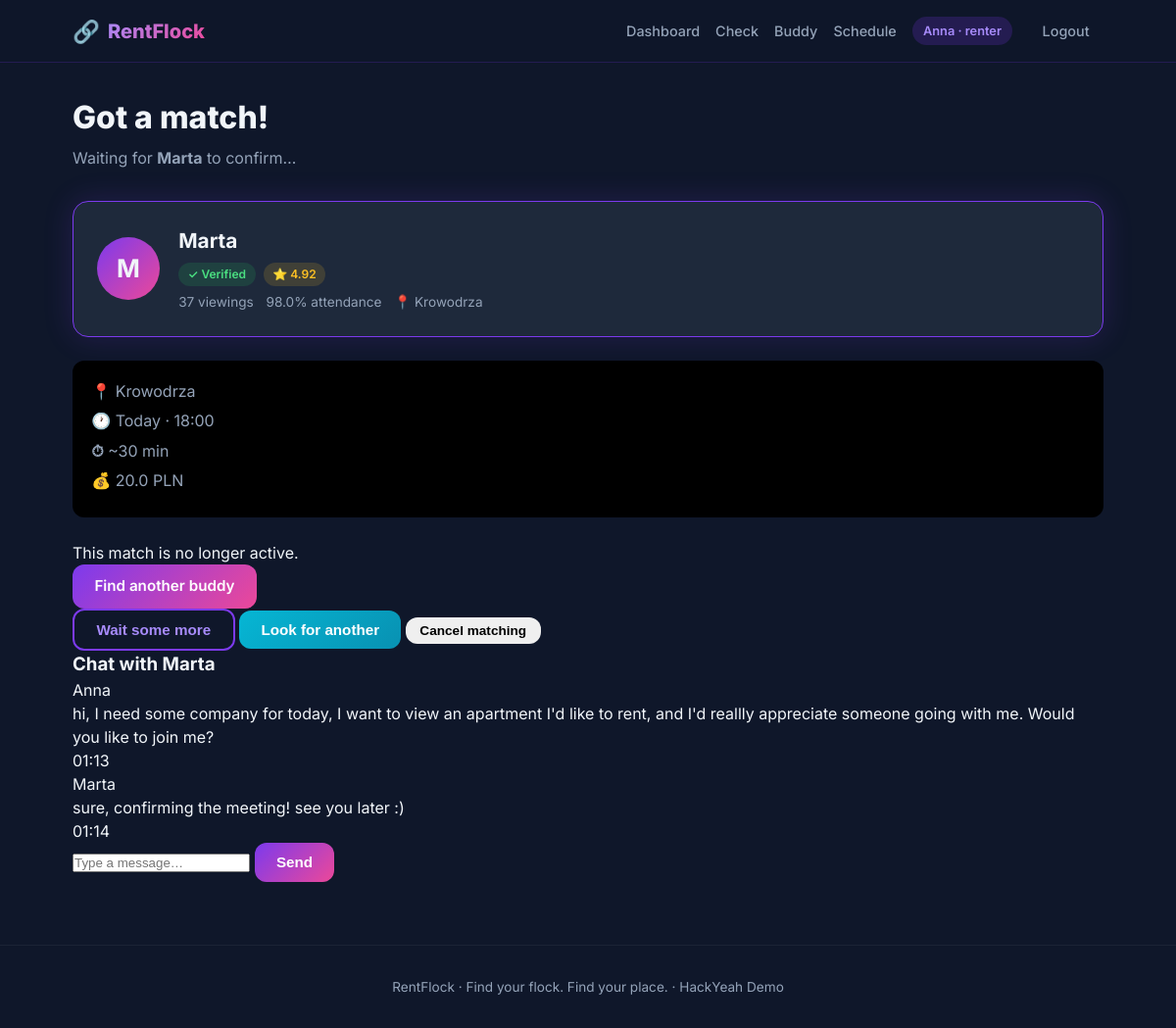
The app's page /waiting/4 (signed in) with its own data.
### database.py (models this page shows)
class User(Base):
    __tablename__ = "users"
    id = Column(Integer, primary_key=True)
    name = Column(String(100), nullable=False)
    email = Column(String(120), unique=True, nullable=False)
    role = Column(String(20), nullable=False)
    verification_status = Column(String(20), default="unverified")
    rating = Column(Float, default=5.0)
    completed_viewings = Column(Integer, default=0)
    attendance_rate = Column(Float, default=100.0)
    neighborhood = Column(String(100), default="")
    available = Column(Boolean, default=True)
    created_at = Column(DateTime, default=datetime.utcnow)
    requests = relationship("BuddyRequest", back_populates="renter", foreign_keys="BuddyRequest.renter_id")
    matches = relationship("Match", back_populates="buddy", foreign_keys="Match.buddy_id")

class BuddyRequest(Base):
    __tablename__ = "buddy_requests"
    id = Column(Integer, primary_key=True)
    renter_id = Column(Integer, ForeignKey("users.id"), nullable=False)
    location = Column(String(200), nullable=False)
    date = Column(String(50), nullable=False)
    time = Column(String(20), nullable=False)
    duration = Column(Integer, default=30)
    reward = Column(Float, default=20.0)
    notes = Column(Text, default="")
    status = Column(String(30), default="open")  # open / pending / matched / completed / cancelled
    created_at = Column(DateTime, default=datetime.utcnow)
    renter = relationship("User", back_populates="requests", foreign_keys=[renter_id])
    match = relationship("Match", back_populates="request", uselist=False)
    report = relationship("ViewingReport", back_populates="request", uselist=False)

class ChatMessage(Base):
    __tablename__ = "chat_messages"
    id = Column(Integer, primary_key=True)
    match_id = Column(Integer, ForeignKey("matches.id"), nullable=False)
    sender_id = Column(Integer, ForeignKey("users.id"), nullable=False)
    content = Column(Text, nullable=False)
    created_at = Column(DateTime, default=datetime.utcnow)
    match = relationship("Match", back_populates="messages")
    sender = relationship("User")

### app.py (the view)
@app.route("/waiting/<int:match_id>")
def waiting(match_id):
    user = get_current_user()
    if not user:
        return redirect(url_for("login"))
    expire_stale_matches(3)
    db = SessionLocal()
    try:
        match = db.query(Match).filter(Match.id == match_id).first()
        if not match or match.request.renter_id != user.id:
            flash("Match not found.", "error")
            return redirect(url_for("dashboard"))
        buddy = db.query(User).filter(User.id == match.buddy_id).first()
        req = match.request
        messages = (
            db.query(ChatMessage)
            .filter(ChatMessage.match_id == match.id)
            .order_by(ChatMessage.created_at.asc())
            .all()
        )
        msg_data = [
            {
                "id": m.id,
                "sender_id": m.sender_id,
                "sender_name": m.sender.name if m.sender else "?",
                "content": m.content,
                "created_at": m.created_at.strftime("%H:%M") if m.created_at else "",
                "is_me": m.sender_id == user.id,
            }
            for m in messages
        ]
        elapsed = (datetime.utcnow() - match.created_at).total_seconds() if match.created_at else 0
        remaining = max(0, 180 - int(elapsed))
        return render_template(
            "waiting.html",
            user=user,
            match=match,
            buddy=buddy,
            request_obj=req,
            messages=msg_data,
            remaining_seconds=remaining,
        )
    finally:
        db.close()

### app.py (called while the page is built)
def get_current_user():
    user_id = session.get("user_id")
    if not user_id:
        return None
    db = SessionLocal()
    try:
        return db.query(User).filter(User.id == user_id).first()
    finally:
        db.close()

### matching.py (called while the page is built)
def expire_stale_matches(minutes: int = 3):
    session = SessionLocal()
    try:
        cutoff = datetime.utcnow() - timedelta(minutes=minutes)
        stale = session.query(Match).filter(
            Match.status == "pending", Match.created_at < cutoff
        ).all()
        for m in stale:
            m.status = "expired"
            if m.request and m.request.status == "pending":
                m.request.status = "open"
        session.commit()
        return len(stale)
    finally:
        session.close()

### templates/waiting.html (shortened to what this page needs)
{% extends "base.html" %}
{% block content %}
<div class="page-header">
    <h1>Got a match!</h1>
    <p>Waiting for <strong>{{ buddy.name }}</strong> to confirm…</p>
</div>
<div class="waiting-layout">
    <div class="waiting-left">
        <div class="buddy-card featured">
            <div class="buddy-avatar">{{ buddy.name[0] }}</div>
            <div class="buddy-info">
                <h3>{{ buddy.name }}</h3>
                <div class="buddy-badges">
                    <span class="badge verified">✓ Verified</span>
                    <span class="badge rating">⭐ {{ buddy.rating }}</span>
                </div>
                <div class="buddy-stats">
                    <span>{{ buddy.completed_viewings }} viewings</span>
                    <span>{{ buddy.attendance_rate }}% attendance</span>
                    <span>📍 {{ buddy.neighborhood }}</span>
                </div>
            </div>
        </div>
        <div class="match-details">
            <p><strong>📍</strong> {{ request_obj.location }}</p>
            <p><strong>🕐</strong> {{ request_obj.date }} · {{ request_obj.time }}</p>
            <p><strong>⏱</strong> ~{{ request_obj.duration }} min</p>
            <p><strong>💰</strong> {{ request_obj.reward }} PLN</p>
        </div>
        <div class="waiting-status" id="waiting-status">
            {% if match.status == 'pending' %}
                <div class="status-pending">
                    <div class="spinner"></div>
                    <p>Wait for confirmation please…</p>
                    <p class="timer" id="timer">{{ remaining_seconds // 60 }}:{{ '%02d' % (remaining_seconds % 60) }}</p>
                </div>
            {% elif match.status == 'confirmed' %}
                <div class="status-confirmed">
                    <p>🎉 {{ buddy.name }} confirmed!</p>
                    <a href="{{ url_for('verify', request_id=request_obj.id) }}" class="btn primary">Open checklist</a>
                    <a href="{{ url_for('chat', match_id=match.id) }}" class="btn secondary">Open chat</a>
                </div>
            {% else %}
                <div class="status-expired">
                    <p>This match is no longer active.</p>
                    <a href="{{ url_for('buddy') }}" class="btn primary">Find another buddy</a>
                </div>
            {% endif %}
        </div>
        <div class="waiting-actions">
            <form method="POST" action="{{ url_for('wait_more', match_id=match.id) }}" style="display:inline">
                <button type="submit" class="btn outline">Wait some more</button>
            </form>
            <form method="POST" action="{{ url_for('rematch', match_id=match.id) }}" style="display:inline">
                <button type="submit" class="btn secondary">Look for another</button>
            </form>
            <form method="POST" action="{{ url_for('cancel_waiting', match_id=match.id) }}" style="display:inline">
                <button type="submit" class="btn-small">Cancel matching</button>
            </form>
        </div>
    </div>
    <div class="waiting-right">
        <div class="chat-box">
            <h3>Chat with {{ buddy.name }}</h3>
            <div class="chat-messages" id="chat-messages">
                {% for m in messages %}
                <div class="chat-msg {% if m.is_me %}me{% else %}them{% endif %}">
                    <div class="chat-bubble">
                        <span class="chat-sender">{{ m.sender_name }}</span>
                        <p>{{ m.content }}</p>
                        <span class="chat-time">{{ m.created_at }}</span>
                    </div>
                </div>
                {% else %}
                <p class="chat-empty">Say hi! Ask if they can make it.</p>
                {% endfor %}
            </div>
            <form method="POST" action="{{ url_for('chat', match_id=match.id) }}" class="chat-form">
                <input type="text" name="content" placeholder="Type a message…" required autocomplete="off">
                <button type="submit" class="btn primary">Send</button>
            </form>
        </div>
    </div>
</div>
{% endblock %}

### templates/base.html (shortened to what this page needs)
<!DOCTYPE html>
<html lang="en">
<head>
    <link rel="stylesheet" href="{{ url_for('static', filename='style.css') }}">
</head>
<body>
    <nav class="navbar">
        <div class="nav-inner">
            <a href="{{ url_for('index') }}" class="logo">
                <span class="logo-icon">🔗</span>
                <span class="logo-text">RentFlock</span>
            </a>
            <div class="nav-links">
                {% if user %}
                    <a href="{{ url_for('dashboard') if user.role == 'renter' else url_for('buddy_dashboard') }}">Dashboard</a>
                    <a href="{{ url_for('check') }}">Check</a>
                    {% if user.role == 'renter' %}
                        <a href="{{ url_for('buddy') }}">Buddy</a>
                    {% endif %}
                    <a href="{{ url_for('schedule') }}">Schedule</a>
                    <span class="user-badge">{{ user.name }} · {{ user.role }}</span>
                    <a href="{{ url_for('logout') }}" class="btn-small">Logout</a>
                {% else %}
                    <a href="{{ url_for('login') }}" class="btn-small">Login</a>
                    <a href="{{ url_for('demo_login', role='renter') }}" class="btn-small primary">Demo Renter</a>
                    <a href="{{ url_for('demo_login', role='buddy') }}" class="btn-small secondary">Demo Buddy</a>
                {% endif %}
            </div>
        </div>
    </nav>
    <main>
        {% block content %}{% endblock %}
    </main>
    <footer class="footer">
        <p>RentFlock · Find your flock. Find your place. · HackYeah Demo</p>
    </footer>
</body>
</html>

### static/style.css (style rules this page uses)
:root { --navy: #0f172a; --purple: #7c3aed; --purple-light: #a78bfa; --pink: #ec4899; --cyan: #06b6d4; --yellow: #fbbf24; --bg: #0f172a; --card: #1e293b; --card-hover: #334155; --text: #f1f5f9; --text-muted: #94a3b8; --success: #22c55e; --warning: #f59e0b; --danger: #ef4444; --radius: 16px; --shadow: 0 8px 32px rgba(0,0,0,0.3); }
* { margin: 0; padding: 0; box-sizing: border-box; }
body { font-family: 'Inter', system-ui, -apple-system, sans-serif; background: var(--bg); color: var(--text); min-height: 100vh; line-height: 1.5; }
.navbar { background: rgba(15, 23, 42, 0.9); backdrop-filter: blur(12px); border-bottom: 1px solid rgba(124, 58, 237, 0.2); position: sticky; top: 0; z-index: 100; }
.nav-inner { max-width: 1100px; margin: 0 auto; padding: 0.9rem 1.5rem; display: flex; align-items: center; justify-content: space-between; gap: 1rem; }
.logo { display: flex; align-items: center; gap: 0.5rem; text-decoration: none; color: var(--text); font-weight: 800; font-size: 1.25rem; }
.logo-icon { font-size: 1.4rem; }
.logo-text { background: linear-gradient(135deg, var(--purple-light), var(--pink)); -webkit-background-clip: text; -webkit-text-fill-color: transparent; background-clip: text; }
.nav-links { display: flex; align-items: center; gap: 1rem; flex-wrap: wrap; }
.nav-links a { color: var(--text-muted); text-decoration: none; font-weight: 500; font-size: 0.9rem; transition: color 0.2s; }
.user-badge { background: rgba(124, 58, 237, 0.2); color: var(--purple-light); padding: 0.3rem 0.7rem; border-radius: 999px; font-size: 0.8rem; font-weight: 600; }
.btn, .btn-small { display: inline-flex; align-items: center; justify-content: center; gap: 0.4rem; padding: 0.7rem 1.4rem; border-radius: 12px; font-weight: 600; font-size: 0.95rem; text-decoration: none; border: none; cursor: pointer; transition: all 0.2s; }
.btn-small { padding: 0.4rem 0.9rem; font-size: 0.85rem; }
.btn.primary, .btn-small.primary { background: linear-gradient(135deg, var(--purple), var(--pink)); color: white; }
.btn.secondary { background: linear-gradient(135deg, var(--cyan), #0891b2); color: white; }
.btn.outline { background: transparent; border: 2px solid var(--purple); color: var(--purple-light); }
main { max-width: 1100px; margin: 0 auto; padding: 2rem 1.5rem 4rem; }
.page-header { margin-bottom: 2rem; }
.page-header h1 { font-size: 2rem; font-weight: 800; margin-bottom: 0.3rem; }
.page-header p { color: var(--text-muted); }
.buddy-card { background: var(--card); border-radius: var(--radius); padding: 1.5rem; display: flex; align-items: center; gap: 1.2rem; text-align: left; border: 1px solid rgba(124, 58, 237, 0.3); margin-bottom: 1.5rem; }
.buddy-card.featured { border-color: var(--purple); box-shadow: 0 0 30px rgba(124, 58, 237, 0.2); }
.buddy-avatar { width: 64px; height: 64px; border-radius: 50%; background: linear-gradient(135deg, var(--purple), var(--pink)); display: flex; align-items: center; justify-content: center; font-size: 1.6rem; font-weight: 700; flex-shrink: 0; }
.buddy-info h3 { font-size: 1.3rem; margin-bottom: 0.4rem; }
.buddy-badges { display: flex; gap: 0.5rem; margin-bottom: 0.4rem; }
.badge { padding: 0.2rem 0.6rem; border-radius: 999px; font-size: 0.75rem; font-weight: 600; }
.badge.verified { background: rgba(34, 197, 94, 0.15); color: #4ade80; }
.badge.rating { background: rgba(251, 191, 36, 0.15); color: #fbbf24; }
.buddy-stats { display: flex; flex-wrap: wrap; gap: 0.8rem; color: var(--text-muted); font-size: 0.85rem; }
.match-details { background: rgba(0,0,0.25); border-radius: 12px; padding: 1.2rem; margin-bottom: 1.5rem; text-align: left; }
.match-details p { margin-bottom: 0.4rem; color: var(--text-muted); }
.footer { text-align: center; padding: 2rem; color: var(--text-muted); font-size: 0.85rem; border-top: 1px solid rgba(255,255,255,0.05); }

### records on screen
User: name "Anna", role "renter", sender_name "Anna"
User: name "Marta", name "M", rating "4.92", completed_viewings "37", attendance_rate "98.0", neighborhood "Krowodrza", sender_name "Marta"
BuddyRequest: location "Krowodrza", date "Today", time "18:00", duration "30", reward "20.0"
ChatMessage: content "hi, I need some company for today, I want to view an apartment I'd like to rent, and I'd reallly appreciate someone going with me. Would you like to join me?"
ChatMessage: content "sure, confirming the meeting! see you later :)"

### other values on screen
{{ m.created_at }} "01:13" "01:14"
